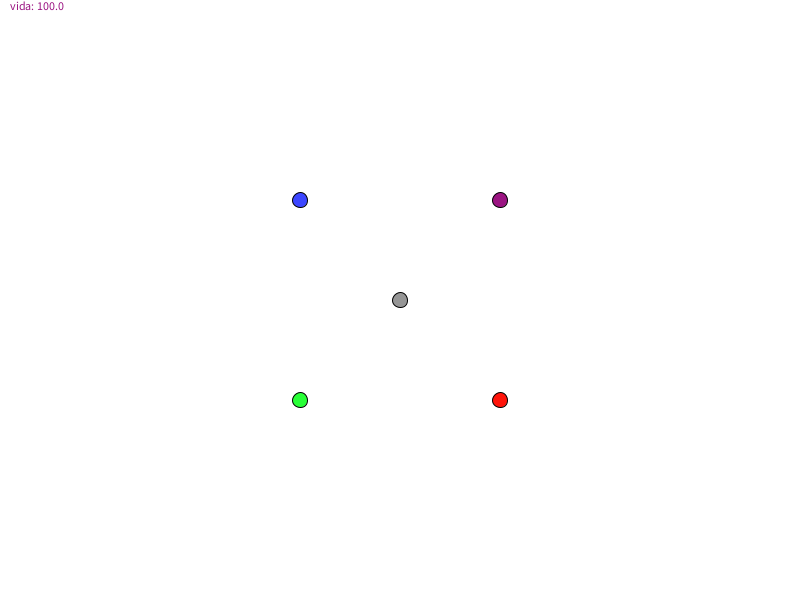
Frame 1 (no input)
Frame 60 (the mouse pressed at the canvas centre just before this capture): identical to frame 1, image omitted
Frame 120 (the mouse held since frame 60 and released just before this capture): identical to frame 1, image omitted

The Processing sketch that drew this single still picture (run headless with seeded random() and noise(); from frame 60 on, the mouse is pressed at the canvas centre):

// Processing sketch: POO
// ── POO.pde

ArrayList<Enemigos> enemies;

Jugador player;
EnemigoSecuencia es;
EnemigoMemoria em;
EnemigoOperaciones eo;
EnemigoReflejos er;

void setup(){
size(800,600);
background(255);
player = new Jugador(new PVector(width/2,height/2));
/* //Prueba de objetos enemigos individuales 
es = new EnemigoSecuencia(new PVector(width/2+100,height/2+100));
em = new EnemigoMemoria(new PVector(width/2-100,height/2-100));
eo = new EnemigoOperaciones(new PVector(width/2-100,height/2+100));
er = new EnemigoReflejos(new PVector(width/2+100,height/2-100));
*/
//Prueba de Herencia en ArrayList
enemies = new ArrayList<Enemigos>();
enemies.add(new EnemigoSecuencia(new PVector(width/2+100,height/2+100)));
enemies.add(new EnemigoMemoria(new PVector(width/2-100,height/2-100)));
enemies.add(new EnemigoOperaciones(new PVector(width/2-100,height/2+100)));
enemies.add(new EnemigoReflejos(new PVector(width/2+100,height/2-100)));
}

void draw(){
  background(255);
  player.run();
  /* //Prueba de objetos enemigos individuales
  es.run(player);
  em.run(player);
  eo.run(player);
  er.run(player);
  */
  //Prueba de for each con arraylist()
  for(Enemigos e: enemies){
    e.run(player);
  }
  text("vida: "+player.vida, 10,10);
}



void keyPressed(){
  if (key==CODED){
      if(keyCode == RIGHT){
        //player.loc.x+=40;
        player.applyforce(new PVector(1,0));
      }
      else if(keyCode == LEFT){
        //player.loc.x-=40;
        player.applyforce(new PVector(-1,0));
      }
      else if(keyCode == UP){
        //player.loc.y-=40;
        player.applyforce(new PVector(0,-1));
      }
      else if(keyCode == DOWN){
        //player.loc.y+=40;
        player.applyforce(new PVector(0,1));
      }
      else{
        
      }
  }
  
}
// ── EnemigoMemoria.pde
class EnemigoMemoria extends Enemigos{
  
  EnemigoMemoria(PVector location){
   super(location);
  }
  
  void run(Jugador p){
  super.run(p);
  }
  
  void attack(Jugador p){
    super.attack(p);
  //SE ESPECIFICA EL CODIGO DE MEMORIA
  }
  
  void display(){
    //OVERRIDE PARA CAMBIAR LA APARIENCIA DE ENEMIGO DE SECUENCIA
    fill(60,70,255);
    ellipse(loc.x,loc.y,15,15);
  }
  
}
// ── EnemigoOperaciones.pde
class EnemigoOperaciones extends Enemigos{
  
  EnemigoOperaciones(PVector location){
   super(location);
  }
  
  void run(Jugador p){
  super.run(p);
  }
  
  void attack(Jugador p){
    super.attack(p);
  //SE ESPECIFICA EL CODIGO DE Operaciones
  }
  
  void display(){
    //OVERRIDE PARA CAMBIAR LA APARIENCIA DE ENEMIGO DE SECUENCIA
    fill(40,255,55);
    ellipse(loc.x,loc.y,15,15);
  }
  
}
// ── EnemigoReflejos.pde
class EnemigoReflejos extends Enemigos{
  
  EnemigoReflejos(PVector location){
   super(location);
  }
  
  void run(Jugador p){
  super.run(p);
  }
  
  void attack(Jugador p){
    super.attack(p);
  //SE ESPECIFICA EL CODIGO DE SECUENCIA
  }
  
  void display(){
    //OVERRIDE PARA CAMBIAR LA APARIENCIA DE ENEMIGO DE SECUENCIA
    fill(155,20,130);
    ellipse(loc.x,loc.y,15,15);
  }
  
}
// ── EnemigoSecuencia.pde
class EnemigoSecuencia extends Enemigos{
  
  EnemigoSecuencia(PVector location){
   super(location);
  }
  
  void run(Jugador p){
  super.run(p);
  }
  
  void attack(Jugador p){
    super.attack(p);
  //SE ESPECIFICA EL CODIGO DE SECUENCIA
  }
  
  void display(){
    //OVERRIDE PARA CAMBIAR LA APARIENCIA DE ENEMIGO DE SECUENCIA
    fill(255,20,10);
    ellipse(loc.x,loc.y,15,15);
  }
  
}
// ── Enemigos.pde
class Enemigos{
  PVector loc;
  float vida;
  boolean pelea;
  
  Enemigos(PVector location){
  //SE INICIALIZA LA POSICION Y LA VIDA
  loc=location;
  vida=10;
  pelea = false;
  }
  
  void run(Jugador p){
    //SE AGRUPAN EL ATAQUE Y EL DIBUJADO DEL OPONENTE PARA REDUCIR LA CONFUSION EN MAIN
    attack(p);
    display();
  }
  
  
  void attack(Jugador p){
    //SE CALCULA LA DISTANCIA ENTRE EL JUGADOR Y EL ENEMIGO, LA DISTANCIA ES MENOR AL RADIO DE AMBOS,
    //SIGNIFICA QUE ESTAN PELEANDO
    PVector d = PVector.sub(loc,p.loc);
    float radio = PI* 1.5*1.5;
    if(d.mag()< radio*2){
       p.golpeado();
      //HASTA PROGRAMAR LO DEMÁS, POR LO MIENTRAS SOLO LE BAJA VIDA AL JUGADOR
    //    pelear();
    }
  }
  
  boolean pelear(){   
  return pelea;
  }
  
  
  //Dibuja al enemigo
  void display(){
    fill(100);
    ellipse(loc.x,loc.y,15,15);
    
  }
  
  


}
// ── Jugador.pde
class Jugador {
  PVector loc;
  PVector vel;
  PVector acc;
  float vida;
  float puntos;
  
  Jugador(PVector location){
    loc = location;
    vel = new PVector(0,0);
    acc = new PVector(0,0);
    vida = 100;
    puntos = 0;
  }
  
  void run(){
  update();
  display();
  }
  
  void update(){
    vel.add(acc);
    vel.limit(2);
    loc.add(vel);
    acc.mult(0);
    wrapedges(); 

  }
  
  void applyforce(PVector force){
    acc = force;
  }
  
  boolean SinVida(){
      if(vida<0) return true; return false;
  }
  
  void golpeado(){
    vida-=.01;
  }
  
  void display(){
    fill(150);
    ellipse(loc.x,loc.y, 15, 15);
  
  }
  
   void wrapedges(){
  if(loc.x <0)loc.x=0; vel.x*=-1;
  if(loc.x >width) loc.x=width; vel.x*=-1;
  if(loc.y < 0) loc.y=0; vel.y*=-1;
  if(loc.y> height) loc.y= height; vel.y*=-1;

  /*
   if(loc.x <0-20 ) loc.x=width+10;
   if(loc.x >width+20 ) loc.x=0-10;
   if(loc.y <0-20 ) loc.y=height+10;
   if(loc.y >height+20 ) loc.y=0-10;
  */
  }
  
}
